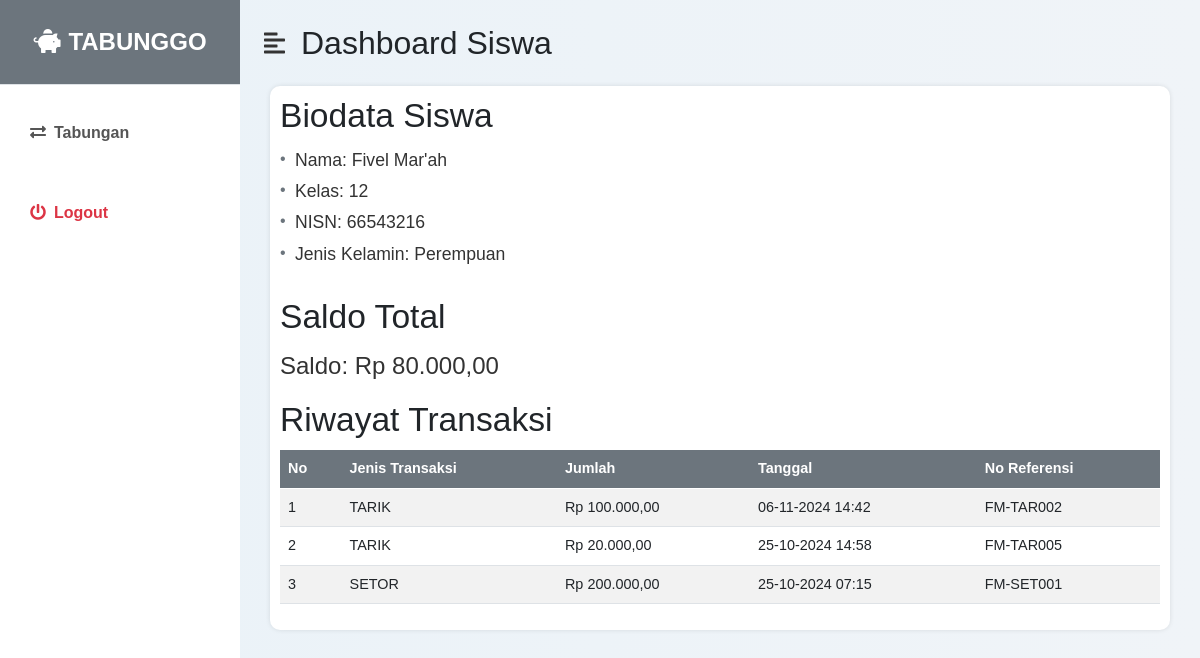
The app's page /siswa_dashboard.php (signed in) with its own data.
### tables this page shows
CREATE TABLE `siswa` (
  `id_siswa` int(11) NOT NULL,
  `nama` varchar(100) NOT NULL,
  `kelas` varchar(10) DEFAULT NULL,
  `nisn` varchar(25) DEFAULT NULL,
  `jenis_kelamin` enum('L','P') DEFAULT NULL
);

CREATE TABLE `transaksi` (
  `id_transaksi` int(11) NOT NULL,
  `jenis_transaksi` enum('setor','tarik') DEFAULT NULL,
  `saldo` decimal(10,2) DEFAULT NULL,
  `tanggal` datetime DEFAULT CURRENT_TIMESTAMP,
  `no_referensi` varchar(50) DEFAULT NULL,
  `id_siswa` int(11) DEFAULT NULL
);

### siswa_dashboard.php (the view, shortened to what this page needs)
<?php
include 'koneksi.php';
$id_siswa = $_SESSION['id_siswa'];
$query_siswa = "SELECT * FROM siswa WHERE id_siswa = ?";
$stmt_siswa = $conn->prepare($query_siswa);
$stmt_siswa->bind_param("i", $id_siswa);
$stmt_siswa->execute();
$result_siswa = $stmt_siswa->get_result();
$data_siswa = $result_siswa->fetch_assoc();
$query_transaksi = "SELECT * FROM transaksi WHERE id_siswa = ? ORDER BY tanggal DESC";
$stmt_transaksi = $conn->prepare($query_transaksi);
$stmt_transaksi->bind_param("i", $id_siswa);
$stmt_transaksi->execute();
$result_transaksi = $stmt_transaksi->get_result();
$query_saldo = "SELECT
    SUM(CASE WHEN jenis_transaksi = 'setor' THEN saldo ELSE 0 END) -
    SUM(CASE WHEN jenis_transaksi = 'tarik' THEN saldo ELSE 0 END) AS saldo_total
    FROM transaksi
    WHERE id_siswa = ?";
$stmt_saldo = $conn->prepare($query_saldo);
$stmt_saldo->bind_param("i", $id_siswa);
$stmt_saldo->execute();
$result_saldo = $stmt_saldo->get_result();
$saldo_total = $result_saldo->fetch_assoc()['saldo_total'];
?>
<!DOCTYPE html>
<html lang="id">
<head>
    <link href="https://cdn.jsdelivr.net/npm/bootstrap@5.0.0-beta3/dist/css/bootstrap.min.css" rel="stylesheet" />
    <link rel="stylesheet" href="styles.css" />
    <link href="https://cdnjs.cloudflare.com/ajax/libs/font-awesome/5.15.3/css/all.min.css" rel="stylesheet">
</head>
<body>
    <div class="d-flex" id="wrapper">
        <div class="bg-white" id="sidebar-wrapper">
            <div class="sidebar-heading text-center py-4 primary-text fs-4 fw-bold text-uppercase border-bottom">
                <i class="fas fa-piggy-bank me-2"></i>TabungGo
            </div>
            <div class="list-group list-group-flush my-3">
                <ul class='list-unstyled'>
                    <li>
                        <a href="siswa_dashboard.php" class="list-group-item list-group-item-action bg-transparent second-text fw-bold">
                            <i class="fas fa-exchange-alt me-2"></i>Tabungan
                        </a>
                    </li>
                </ul>
                <a href="logout.php" class="list-group-item list-group-item-action bg-transparent text-danger fw-bold">
                    <i class="fas fa-power-off me-2"></i>Logout
                </a>
            </div>
        </div>
        <div id="page-content-wrapper">
            <nav class="navbar navbar-expand-lg navbar-light bg-transparent py-4 px-4">
                <div class="d-flex align-items-center">
                    <i class="fas fa-align-left primary-text fs-4 me-3" id="menu-toggle"></i>
                    <h2 class="fs-2 m-0">Dashboard Siswa</h2>
                </div>
            </nav>
            <div class="container">
                <h2>Biodata Siswa</h2>
                <p class="biodata-item">Nama: <?php echo htmlspecialchars($data_siswa['nama']); ?></p>
                <p class="biodata-item">Kelas: <?php echo htmlspecialchars($data_siswa['kelas']); ?></p>
                <p class="biodata-item">NISN: <?php echo htmlspecialchars($data_siswa['nisn']); ?></p>
                <p class="biodata-item">Jenis Kelamin: <?php echo ($data_siswa['jenis_kelamin'] == 'L') ? 'Laki-laki' : 'Perempuan'; ?></p>
                <div class="saldo saldo-total-section">
                    <h2>Saldo Total</h2>
                    <p class="saldo-total">Saldo: Rp <?php echo number_format($saldo_total, 2, ',', '.'); ?></p>
                    <h2>Riwayat Transaksi</h2>
                    <table class="table table-striped table-hover">
                        <thead>
                            <tr>
                                <th>No</th>
                                <th>Jenis Transaksi</th>
                                <th>Jumlah</th>
                                <th>Tanggal</th>
                                <th>No Referensi</th>
                            </tr>
                        </thead>
                        <tbody>
                            <?php
                            if ($result_transaksi->num_rows > 0) {
                                $no = 1;
                                while ($data_transaksi = $result_transaksi->fetch_assoc()) {
                                    $tanggal = date("d-m-Y H:i", strtotime($data_transaksi['tanggal']));
                                    $jumlah = isset($data_transaksi['saldo']) ? $data_transaksi['saldo'] : 0;
                                    echo "<tr>
                                            <td>{$no}</td>
                                            <td>" . strtoupper(htmlspecialchars($data_transaksi['jenis_transaksi'])) . "</td>
                                            <td>Rp " . number_format($jumlah, 2, ',', '.') . "</td>
                                            <td>" . htmlspecialchars($tanggal) . "</td>
                                            <td>" . htmlspecialchars($data_transaksi['no_referensi']) . "</td>
                                        </tr>";
                                    $no++;
                                }
                            } else {
                                echo "<tr><td colspan='5' class='text-center'>Tidak ada riwayat transaksi.</td></tr>";
                            }
                            ?>
                        </tbody>
                    </table>
                </div>
            </div>
        </div>
    </div>
</body>
</html>

### styles.css (style rules this page uses)
:root { --main-bg-color: #4a90e2; --main-text-color: #333; --second-text-color: #555; --second-bg-color: #4a90e2; }
.primary-text { color: var(--main-text-color); }
.second-text { color: var(--second-text-color); }
#wrapper { overflow-x: hidden; background-image: linear-gradient( to right, #eaf2f8, #f0f4f8 ); }
#sidebar-wrapper { min-height: 100vh; margin-left: -15rem; -webkit-transition: margin 0.25s ease-out; -moz-transition: margin 0.25s ease-out; -o-transition: margin 0.25s ease-out; transition: margin 0.25s ease-out; }
#sidebar-wrapper .sidebar-heading { padding: 0.875rem 1.25rem; font-size: 1.2rem; }
#sidebar-wrapper .list-group { width: 15rem; }
#page-content-wrapper { min-width: 100vw; }
#menu-toggle { cursor: pointer; }
.list-group-item { border: none; padding: 20px 30px; }
@media (min-width: 768px) { #sidebar-wrapper { margin-left: 0; } }
@media (min-width: 768px) { #page-content-wrapper { min-width: 0; width: 100%; } }

### siswa_dashboard.php (style rules this page uses)
body { background-color: #f4f7fa; font-family: 'Arial', sans-serif; }
.sidebar-heading { background-color: #6c757d; color: #fff; }
.container { padding: 10px; border-radius: 10px; box-shadow: 0 0 5px rgba(0, 0, 0, 0.1); background-color: #fff; max-width: 900px; margin: auto; }
h2 { font-size: 2.1rem; margin-bottom: 10px; }
.table { font-size: 0.9rem; width: 100%; max-width: 100%; }
.table th { background-color: #6c757d; color: white; }
.biodata-item { font-size: 1.1rem; font-family: 'Verdana', sans-serif; color: #333; margin-bottom: 5px; position: relative; padding-left: 15px; }
.biodata-item::before { content: "•"; position: absolute; left: 0; color: #6c757d; font-size: 1rem; }
.saldo-total-section { margin-top: 30px; }
.saldo-total { font-size: 1.5rem; color: #333; }

### records on screen
siswa: nama "Fivel Mar'ah", kelas "12", nisn "66543216"
transaksi: jenis_transaksi "TARIK", saldo "100.000,00", tanggal "06-11-2024 14:42", no_referensi "FM-TAR002"
transaksi: jenis_transaksi "TARIK", saldo "20.000,00", tanggal "25-10-2024 14:58", no_referensi "FM-TAR005"
transaksi: jenis_transaksi "SETOR", saldo "200.000,00", tanggal "25-10-2024 07:15", no_referensi "FM-SET001"

### other values on screen
$saldo_total "80.000,00"
